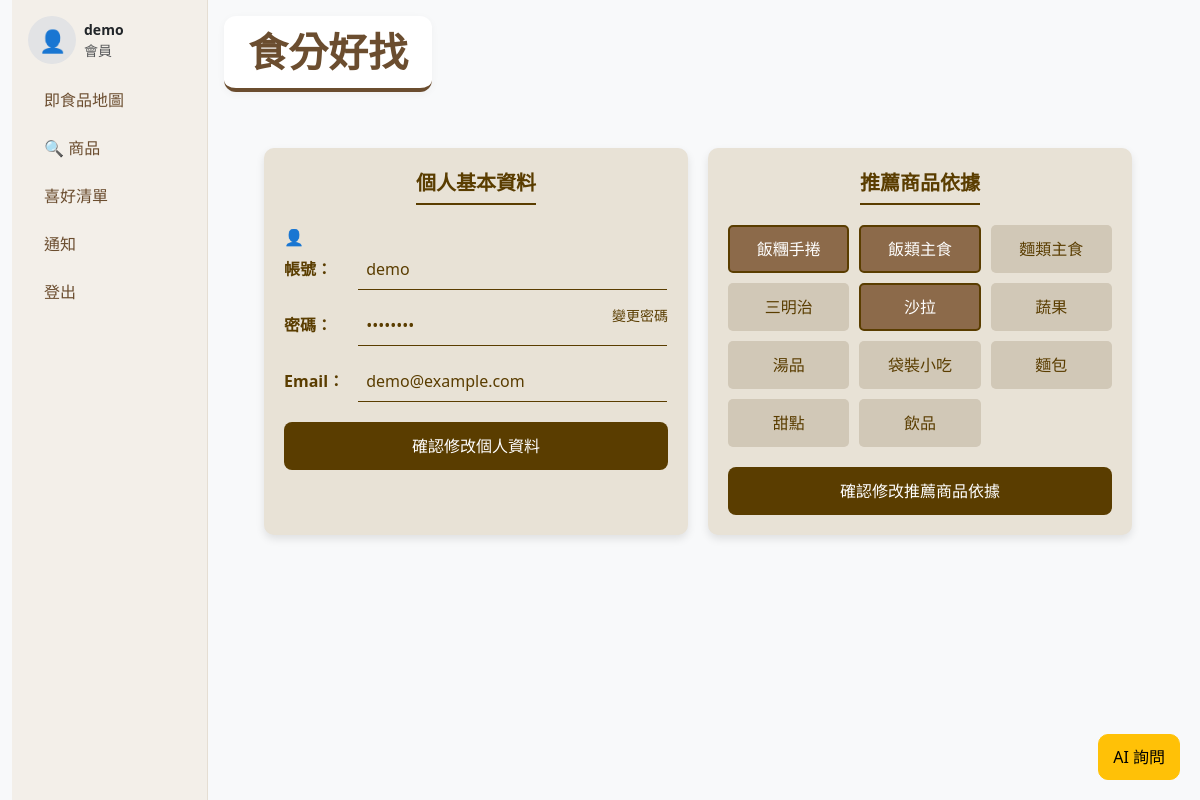
Screenshot of /profile (signed in) with the database file from the repository.
### tables this page shows
CREATE TABLE accounts (
    id INTEGER PRIMARY KEY AUTOINCREMENT,
    username TEXT UNIQUE NOT NULL,
    email TEXT NOT NULL,
    password_hash TEXT NOT NULL,
    created_at TIMESTAMP DEFAULT CURRENT_TIMESTAMP
, avatar_url TEXT);

### app.py (the view, shortened to what this page needs)
@app.route("/profile", methods=["GET", "POST"])
@login_required
def profile():
    user_id = session.get("user_id")
    conn = get_db()
    cursor = conn.cursor()
    user_data = cursor.execute("SELECT username, email, avatar_url FROM accounts WHERE id = ?", (user_id,)).fetchone()
    user = {
        'username': user_data[0],
        'email': user_data[1],
        'avatar_url': user_data[2]
    }
    raw_preferences = cursor.execute("SELECT category FROM user_preferences WHERE user_id = ?", (user_id,)).fetchall()
    user_preferences = [pref[0] for pref in raw_preferences]
    all_categories = [row[0] for row in cursor.execute("SELECT DISTINCT category FROM products WHERE category IS NOT NULL").fetchall()]
    conn.close()
    return render_template("profile.html", user=user, user_preferences=user_preferences, all_categories=all_categories)

### app.py (called while the page is built)
@app.before_request
def initialize_recommender():
    global similarity_matrix, product_ids, recommender_initialized
    if not recommender_initialized:
        similarity_matrix, product_ids = get_item_similarity_matrix()
        recommender_initialized = True
        print("已成功計算商品相似度矩陣")

def check_and_add_column(conn):
    cursor = conn.cursor()
    cursor.execute("PRAGMA table_info(accounts);")
    columns = [column[1] for column in cursor.fetchall()]
    if 'avatar_url' not in columns:
        cursor.execute("ALTER TABLE accounts ADD COLUMN avatar_url TEXT;")
        conn.commit()

def get_db():
    conn = sqlite3.connect(DB_PATH)
    conn.row_factory = sqlite3.Row
    check_and_add_column(conn)
    cursor = conn.cursor()
    user_id = session.get("id")
    user_data = None
    if user_id is not None:
        user_data = cursor.execute(
            "SELECT username, email, avatar_url FROM accounts WHERE id = ?",
            (user_id,)
        ).fetchone()
    return conn

def login_required(view_func):
    @wraps(view_func)
    def wrapper(*args, **kwargs):
        if not session.get("user_id"):
            session["next"] = request.url
            return redirect(url_for("login"))
        return view_func(*args, **kwargs)
    return wrapper

@app.context_processor
def inject_user():
    return {"current_user": session.get("username")}

### template/profile.html (shortened to what this page needs)
{% extends "base.html" %}
{% block content %}
<div class="main-content">
    <div class="section-card">
        <div class="section-title">個人基本資料</div>
        <form method="post">
            <div class="avatar-section">
                {% if user.avatar_url %}
                    <img id="avatarPreview" src="{{ url_for('static', filename=user.avatar_url) }}"  class="rounded-circle" width="40" height="40">
                {% else %}
                    <div class="avatar">👤</div>
                {% endif %}
            </div>
            <div class="profile-form">
                <div class="form-group">
                    <label>帳號：</label>
                    <input type="text" name="username" value="{{ user.username }}" required>
                </div>
                <div class="form-group">
                    <label>密碼：</label>
                    <input type="password" value="demo1234" disabled>
                    <a href="#" class="password-link" data-bs-toggle="modal" data-bs-target="#changePasswordModal">變更密碼</a>                </div>
                <div class="form-group">
                    <label>Email：</label>
                    <input type="email" name="email" value="{{ user.email }}" required>
                </div>
            </div>
            <button type="submit" class="submit-btn">確認修改個人資料</button>
        </form>
    </div>
    <div class="section-card">
        <div class="section-title">推薦商品依據</div>
        <form method="post">
            <div class="preferences-grid">
                {% set all_categories = ['飯糰手捲', '飯類主食', '麵類主食', '三明治', '沙拉', '蔬果', '湯品', '袋裝小吃', '麵包', '甜點', '飲品'] %}
                {% set user_prefs = user_preferences %}
                {% for category in all_categories %}
                    <label class="preference-item {% if category in user_prefs %}active{% endif %}"data-category="{{ category }}">
                        {{ category }}
                    </label>
                {% endfor %}
            </div>
            <button type="submit" class="submit-btn">確認修改推薦商品依據</button>
        </form>
    </div>
</div>
<link href="https://cdn.jsdelivr.net/npm/bootstrap@5.3.0/dist/css/bootstrap.min.css" rel="stylesheet">
{% endblock %}

### template/base.html (shortened to what this page needs)
<!doctype html>
<html lang="zh-Hant">
<head>
  <link rel="stylesheet" href="https://cdn.jsdelivr.net/npm/bootstrap@5.3.3/dist/css/bootstrap.min.css">
  <link rel="stylesheet" href="https://unpkg.com/leaflet@1.9.4/dist/leaflet.css" />
  <link rel="stylesheet" href="{{ url_for('static', filename='css/style.css') }}">
  <link rel="stylesheet" href="{{ url_for('static', filename='css/flash.css') }}">
</head>
<body class="bg-light">
<div class="container-fluid">
  <div class="row g-0">
    <aside class="col-12 col-md-3 col-lg-2 p-3 sidebar">
      <div class="d-flex align-items-center gap-2 mb-3">
        {% if not session.get('user_id') %}
          <a href="{{ url_for('login') }}" class="d-flex align-items-center gap-2 text-decoration-none" style="cursor:pointer">
            <div class="avatar rounded-circle bg-secondary-subtle d-flex justify-content-center align-items-center">👤</div>
            <div class="small">
              <div class="text-muted">訪客 / 會員（點此登入）</div>
            </div>
          </a>
        {% else %}
          <a href="{{ url_for('profile') }}" class="text-decoration-none text-body">
            <div class="d-flex align-items-center gap-2">
              <div class="avatar rounded-circle bg-secondary-subtle d-flex justify-content-center align-items-center">👤</div>
              <div class="small">
                <div><strong>{{ session.get('username') }}</strong></div>
                <div class="text-muted">會員</div>
              </div>
            </div>
          </a>
        {% endif %}
      </div>
      <nav class="nav flex-column gap-2">
        <a class="nav-link {% if request.endpoint=='home' or request.endpoint=='index' %}active{% endif %}"
          href="{{ url_for('index') }}">即食品地圖</a>
        <a class="nav-link {% if request.endpoint=='recommend_page' %}active{% endif %}"
          href="{{ url_for('recommend_page') }}">🔍 商品</a>
        {% if session.get('user_id') %}
          <a class="nav-link {% if request.endpoint=='favorites_page' %}active{% endif %}"
            href="{{ url_for('favorites_page') }}">喜好清單</a>
          <a class="nav-link {% if request.endpoint=='notifications_page' %}active{% endif %}"
            href="{{ url_for('notifications_page') }}">通知</a>
        {% else %}
          <a class="nav-link" href="{{ url_for('login') }}">喜好清單</a>
          <a class="nav-link" href="{{ url_for('login') }}">通知</a>
        {% endif %}
        {% if current_user %}
          <a class="nav-link" href="{{ url_for('logout') }}">登出</a>
        {% else %}
          <a class="nav-link" href="{{ url_for('login') }}">登入</a>
        {% endif %}
      </nav>
    </aside>
    <main class="col-12 col-md-9 col-lg-10 p-3">
      <div class="page-title text-center mb-3">食分好找</div>
      {% block content %}{% endblock %}
    </main>
  </div>
</div>
<button id="aiQueryButton"
        class="btn btn-warning position-fixed"
        style="right:20px; bottom:20px; z-index:1045;"
        data-bs-toggle="offcanvas"
        data-bs-target="#aiOffcanvas">
  AI 詢問
</button>

### static/css/style.css (style rules this page uses)
body { background: #f9fafb; }
.sidebar { background:#f3efe9; min-height: 100vh; border-right: 1px solid #e5ded3; }
.sidebar .avatar { width:48px; height:48px; font-size:22px; }
.sidebar .nav-link { color:#6b4d2f; border-left:4px solid transparent; border-radius:8px; padding:.5rem .75rem; }
.page-title { font-size:40px; font-weight:800; color:#6b4d2f; border-bottom:4px solid #6b4d2f; display:inline-block; padding:6px 24px; border-radius:12px; background:#fff; box-shadow:0 2px 8px rgba(0,0,0,.04); }

### template/profile.html (style rules this page uses)
.main-content { display: flex; gap: 20px; padding: 40px; }
.section-card { background-color: #E8E2D6; border-radius: 10px; padding: 20px; box-shadow: 0 4px 8px rgba(0,0,0,0.1); flex: 1; }
.section-title { font-size: 20px; font-weight: bold; color: #5A3D00; text-align: center; padding-bottom: 5px; margin-bottom: 20px; border-bottom: 2px solid #5A3D00; width: fit-content; margin-left: auto; margin-right: auto; }
.profile-form { color: #5A3D00; }
.profile-form .form-group { margin-bottom: 15px; position: relative; }
.profile-form label { font-weight: bold; display: inline-block; width: 70px; }
.profile-form input[type="text"], .profile-form input[type="email"], .profile-form input[type="password"] { width: calc(100% - 75px); padding: 8px; border: none; border-bottom: 1px solid #5A3D00; background-color: transparent; color: #5A3D00; }
.profile-form .password-link { position: absolute; right: 0; top: 0; text-decoration: none; color: #5A3D00; font-size: 14px; }
.preferences-grid { display: grid; grid-template-columns: repeat(3, 1fr); gap: 10px; }
.preference-item { padding: 10px; background-color: #D1C8B7; border-radius: 5px; border: 2px solid transparent; cursor: pointer; text-align: center; transition: all 0.2s ease-in-out; user-select: none; color: #5A3D00; }
.preference-item.active { background-color: #8C6A4A; color: #FFF; border-color: #5A3D00; }
.submit-btn { background-color: #5A3D00; color: #fff; padding: 12px 20px; border: none; border-radius: 8px; font-size: 16px; cursor: pointer; transition: background-color 0.2s; display: block; width: 100%; margin-top: 20px; text-decoration: none; text-align: center; }

### template/components/sale-popup.html (style rules this page uses)
.btn { padding: 10px 14px; border-radius: 10px; text-decoration: none; display: inline-flex; align-items:center; justify-content:center; }

### rows the page displays
accounts: get "demo", username "demo", email "demo@example.com"

### other values shown
{{ category }} "飯糰手捲" "飯類主食" "麵類主食" "三明治" "沙拉" "蔬果" "湯品" "袋裝小吃" "麵包" "甜點" "飲品"
